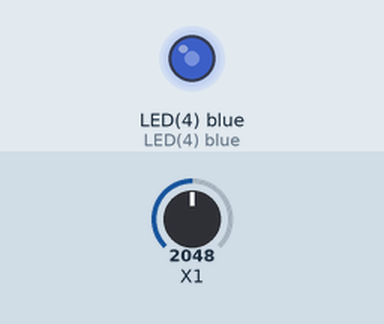
Recording of a program running on a simulated pyboard running MicroPython. Parts: output pins drawn as LEDs (lit = HIGH). Inputs (shaded band) come from the test bench; at power-on: X1 = 2048 (analog values on the 0–4095 scale).

Above: at 1.2 s.
1.3 s: X1 set to 2866
At 1.6 s:
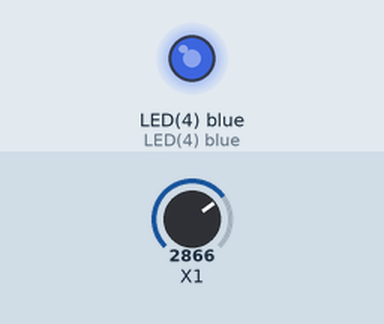
2.8 s: X1 set to 3603
At 3.9 s:
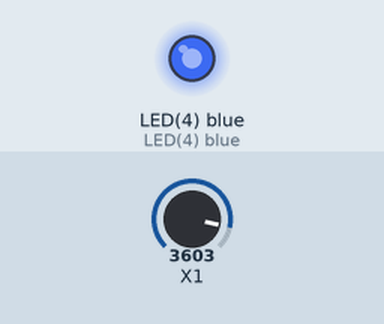
4.3 s: X1 set to 491
At 5.1 s:
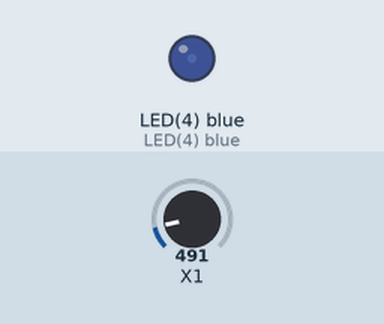
5.8 s: X1 set to 0
At 6.2 s:
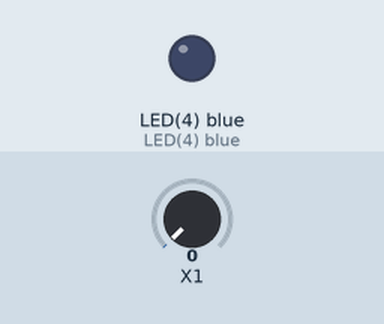
Timing chart, 0 to 8.3 s (numbered marks = the images above; inputs shaded):
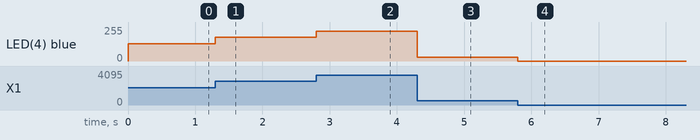

Measured:
- after the input at 1.3 s, LED(4) blue: 128/255 → 179/255 at once
- after the input at 2.8 s, LED(4) blue: 179/255 → 225/255 at once
- after the input at 4.3 s, LED(4) blue: 225/255 → 30/255 at once
- after the input at 5.8 s, LED(4) blue: 30/255 → 0/255 at once

The program:

potentiometer.py
```python
import pyb
# using ADC (analog digital converter)
pot_pin_adc = pyb.ADC(pyb.Pin.board.X1)

led = pyb.LED(4)


# led's intensity is controlled by the potentiometer's value

while True:
	# dividing by 16 since .read() gives a 12bit value
	# but .intensity() needs a 8bit value
	# ensuring pot_value is an integer
	pot_value = int(pot_pin_adc.read()/16)
	led.intensity(pot_value)
```
